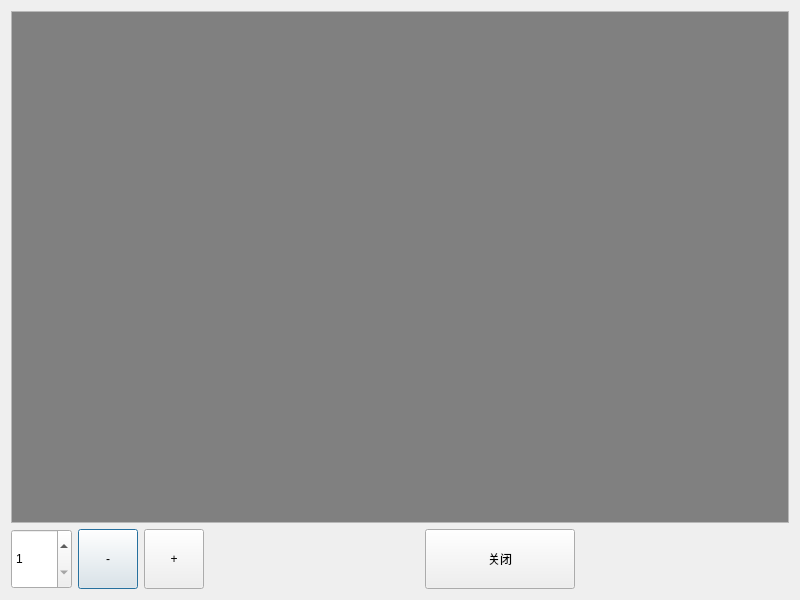
<?xml version="1.0" encoding="UTF-8"?>
<ui version="4.0">
 <class>DialogGraphBar</class>
 <widget class="QDialog" name="DialogGraphBar">
  <property name="geometry">
   <rect>
    <x>0</x>
    <y>0</y>
    <width>800</width>
    <height>600</height>
   </rect>
  </property>
  <property name="windowTitle">
   <string>Dialog</string>
  </property>
  <property name="styleSheet">
   <string notr="true">QScrollBar:vertical {
width: 40px;
}
QScrollBar::handle:vertical {
min-height: 40px;
}

QScrollBar:horizontal {
height: 40px;
}
QScrollBar::handle:horizontal {
min-width: 40px;
}
</string>
  </property>
  <layout class="QVBoxLayout" name="verticalLayout">
   <item>
    <widget class="QScrollArea" name="scrollArea">
     <property name="widgetResizable">
      <bool>true</bool>
     </property>
     <widget class="GraphBar" name="widget">
      <property name="geometry">
       <rect>
        <x>0</x>
        <y>0</y>
        <width>780</width>
        <height>512</height>
       </rect>
      </property>
      <property name="styleSheet">
       <string notr="true">background: gray;</string>
      </property>
     </widget>
    </widget>
   </item>
   <item>
    <layout class="QHBoxLayout" name="horizontalLayout">
     <item>
      <widget class="QSpinBox" name="spinBox">
       <property name="sizePolicy">
        <sizepolicy hsizetype="Fixed" vsizetype="Fixed">
         <horstretch>0</horstretch>
         <verstretch>0</verstretch>
        </sizepolicy>
       </property>
       <property name="minimumSize">
        <size>
         <width>60</width>
         <height>60</height>
        </size>
       </property>
       <property name="minimum">
        <number>1</number>
       </property>
       <property name="maximum">
        <number>99999</number>
       </property>
      </widget>
     </item>
     <item>
      <widget class="QPushButton" name="pushButton_jian">
       <property name="sizePolicy">
        <sizepolicy hsizetype="Fixed" vsizetype="Fixed">
         <horstretch>0</horstretch>
         <verstretch>0</verstretch>
        </sizepolicy>
       </property>
       <property name="minimumSize">
        <size>
         <width>60</width>
         <height>60</height>
        </size>
       </property>
       <property name="maximumSize">
        <size>
         <width>60</width>
         <height>60</height>
        </size>
       </property>
       <property name="text">
        <string>-</string>
       </property>
       <property name="autoRepeat">
        <bool>true</bool>
       </property>
      </widget>
     </item>
     <item>
      <widget class="QPushButton" name="pushButton_jia">
       <property name="sizePolicy">
        <sizepolicy hsizetype="Fixed" vsizetype="Fixed">
         <horstretch>0</horstretch>
         <verstretch>0</verstretch>
        </sizepolicy>
       </property>
       <property name="minimumSize">
        <size>
         <width>60</width>
         <height>60</height>
        </size>
       </property>
       <property name="maximumSize">
        <size>
         <width>60</width>
         <height>60</height>
        </size>
       </property>
       <property name="text">
        <string>+</string>
       </property>
       <property name="autoRepeat">
        <bool>true</bool>
       </property>
      </widget>
     </item>
     <item>
      <spacer name="horizontalSpacer_2">
       <property name="orientation">
        <enum>Qt::Horizontal</enum>
       </property>
       <property name="sizeHint" stdset="0">
        <size>
         <width>40</width>
         <height>20</height>
        </size>
       </property>
      </spacer>
     </item>
     <item>
      <widget class="QPushButton" name="OK">
       <property name="sizePolicy">
        <sizepolicy hsizetype="Fixed" vsizetype="Fixed">
         <horstretch>0</horstretch>
         <verstretch>0</verstretch>
        </sizepolicy>
       </property>
       <property name="minimumSize">
        <size>
         <width>150</width>
         <height>60</height>
        </size>
       </property>
       <property name="focusPolicy">
        <enum>Qt::NoFocus</enum>
       </property>
       <property name="styleSheet">
        <string notr="true"/>
       </property>
       <property name="text">
        <string>关闭</string>
       </property>
       <property name="shortcut">
        <string>Return</string>
       </property>
      </widget>
     </item>
     <item>
      <spacer name="horizontalSpacer_3">
       <property name="orientation">
        <enum>Qt::Horizontal</enum>
       </property>
       <property name="sizeHint" stdset="0">
        <size>
         <width>40</width>
         <height>20</height>
        </size>
       </property>
      </spacer>
     </item>
    </layout>
   </item>
  </layout>
 </widget>
 <customwidgets>
  <customwidget>
   <class>GraphBar</class>
   <extends>QWidget</extends>
   <header>GraphBar.h</header>
   <container>1</container>
  </customwidget>
 </customwidgets>
 <resources/>
 <connections/>
</ui>
